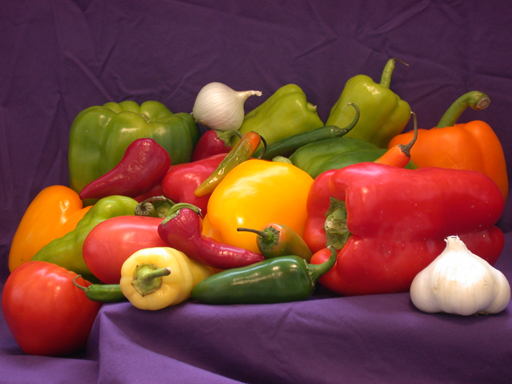
%> input picture 3算法/Algorithms_MathModels/《MATLAB图像处理》源文件/本书源文件/chap4/peppers.png, 512 x 384 px
$ octave chap4_24.m   (GNU Octave 9; MATLAB toolbox functions it lacks are replaced by stand-ins)
%> lines starting %> are read from the running program, lines starting %| are printed output that depends on the picture
close all;                  %关闭当前所有图形窗口，清空工作空间变量，清除工作空间所有变量
clear all;
clc;
[A,map]=imread('peppers.png');  %读入图像
%> A is the input picture: size 384x512x3 uint8; mean R, G, B 120.8, 66.4, 57.6
%> map = []
rect=[75 68 130 112];           %定义剪切区域
X1=imcrop(A,rect);              %进行图像剪切
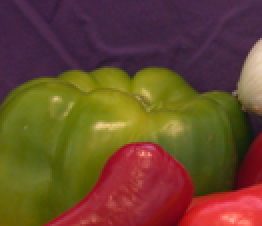
%> X1: size 113x131x3 uint8 (shown 2 times larger); mean R, G, B 104.8, 72.4, 45.1
set(0,'defaultFigurePosition',[100,100,1000,500]);%修改图形图像位置的默认设置
set(0,'defaultFigureColor',[1 1 1])%修改图形背景颜色的设置
subplot(121),imshow(A); %显示原图像
rectangle('Position',rect,'LineWidth',2,'EdgeColor','r') %显示图像剪切区域
subplot(122),imshow(X1);   %显示剪切的图像
%> after `imshow(X1)`:
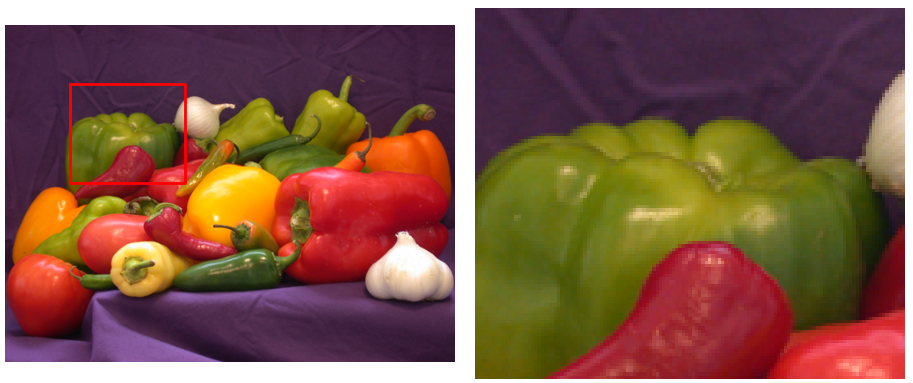
%> figure redrawn from the program's plot data, 2 panels

$ run again, with 3算法/Algorithms_MathModels/《MATLAB图像处理》源文件/本书源文件/chap4/ipexroundness_01.png copied over 3算法/Algorithms_MathModels/《MATLAB图像处理》源文件/本书源文件/chap4/peppers.png
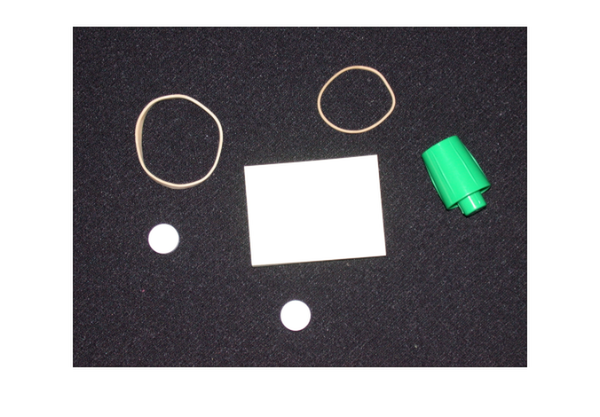
%> input picture 3算法/Algorithms_MathModels/《MATLAB图像处理》源文件/本书源文件/chap4/ipexroundness_01.png, 600 x 417 px
%> A is the input picture: size 417x600x3 uint8; mean R, G, B 143, 142.8, 145.2
%> map = []
%> `X1=imcrop(A,rect);`:
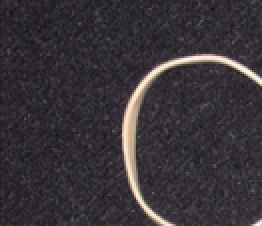
%> X1: size 113x131x3 uint8 (shown 2 times larger); mean R, G, B 56.6, 51.6, 57.2
%> `imshow(X1)`:
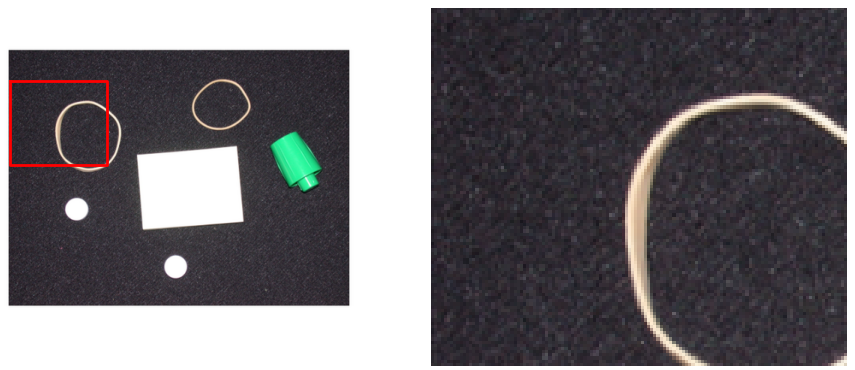
%> figure redrawn from the program's plot data, 2 panels

$ run again, with 3算法/Algorithms_MathModels/《MATLAB图像处理》源文件/本书源文件/chap4/rice.png copied over 3算法/Algorithms_MathModels/《MATLAB图像处理》源文件/本书源文件/chap4/peppers.png
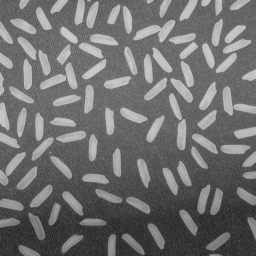
%> input picture 3算法/Algorithms_MathModels/《MATLAB图像处理》源文件/本书源文件/chap4/rice.png, 256 x 256 px
%> A is the input picture: size 256x256 uint8; min 40, max 204, mean 111.2
%> map = []
%> `X1=imcrop(A,rect);`:
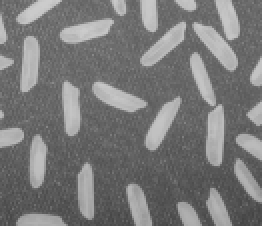
%> X1: size 113x131 uint8 (shown 2 times larger); min 67, max 204, mean 121
%> `imshow(X1)`:
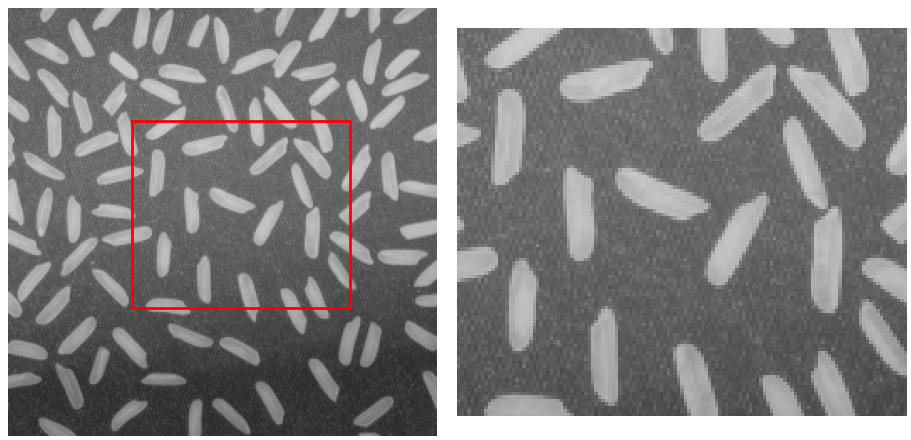
%> figure redrawn from the program's plot data, 2 panels
